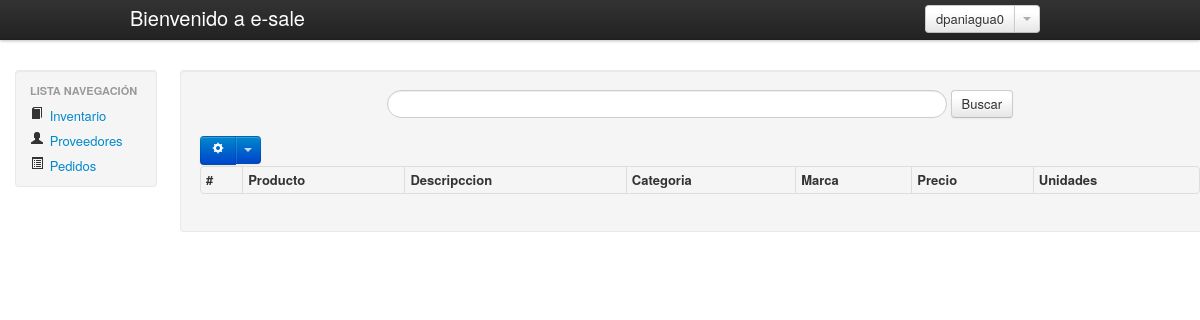
Before: /inventario/index.php (signed in) with the older database file.
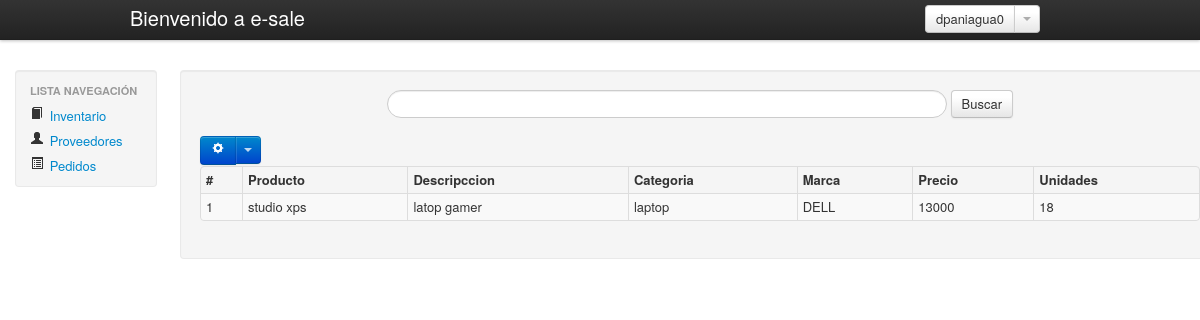
After: the same page with the newer database file.
### tables this page shows
CREATE TABLE `inventario` (
  `id_producto` bigint(20) NOT NULL AUTO_INCREMENT,
  `nombre` varchar(45) NOT NULL,
  `precio_venta` double NOT NULL,
  `id_categoria` bigint(20) NOT NULL,
  `id_marca` bigint(20) NOT NULL,
  `descripccion` text NOT NULL,
  `existencia` int(11) NOT NULL,
  PRIMARY KEY (`id_producto`),
  KEY `fk_producto_categoria1` (`id_categoria`),
  KEY `fk_producto_marca1` (`id_marca`),
  CONSTRAINT `fk_producto_categoria1` FOREIGN KEY (`id_categoria`) REFERENCES `categoria` (`id_categoria`) ON DELETE NO ACTION ON UPDATE NO ACTION,
  CONSTRAINT `fk_producto_marca1` FOREIGN KEY (`id_marca`) REFERENCES `marca` (`id_marca`) ON DELETE NO ACTION ON UPDATE NO ACTION
);

CREATE TABLE `categoria` (
  `id_categoria` bigint(20) NOT NULL AUTO_INCREMENT,
  `categoria` varchar(45) NOT NULL,
  PRIMARY KEY (`id_categoria`)
);

CREATE TABLE `marca` (
  `id_marca` bigint(20) NOT NULL AUTO_INCREMENT,
  `marca` varchar(45) NOT NULL,
  PRIMARY KEY (`id_marca`)
);

### inventario/inventoryTable.php (the view, shortened to what this page needs)
<table class="table table-striped table-bordered table-condensed">
  <thead>
    <tr>
      <th>#</th>
      <th>Producto</th>
      <th>Descripccion</th>
      <th>Categoria</th>
      <th>Marca</th>
      <th>Precio</th>
      <th>Unidades</th>
    </tr>
  </thead>
  <tbody>
    <?php
    $consultaInventory = "select i.id_producto, i.nombre, i.precio_venta, m.marca,c.categoria, i.descripccion, i.existencia from inventario i
                left join categoria c on c.id_categoria = i.id_categoria
                left join marca m on m.id_marca = i.id_marca";
    $resultInventory = mysql_query($consultaInventory);
    while ($fila = mysql_fetch_array($resultInventory)) {
      $id_producto = $fila['id_producto'];
      $producto = $fila['nombre'];
      $precio = $fila['precio_venta'];
      $marca = $fila['marca'];
      $categoria = $fila['categoria'];
      $descripccion = $fila['descripccion'];
      $existencia = $fila['existencia'];
      echo "          <tr>
                          <td class='id-combi'>$id_producto</td>
                          <td>$producto</td>
                          <td>$descripccion</td>
                          <td>$categoria</td>
                          <td>$marca</td>
                          <td>$precio</td>
                          <td>$existencia</td>
                    </tr>";
    }
    ?>
  </tbody>
</table>

### inventario/index.php (shortened to what this page needs)
<!DOCTYPE html>
<html>
  <head>
    <link href="../bootstrap/css/bootstrap.css" rel="stylesheet"/>
    <link href="../bootstrap/css/default.css" rel="stylesheet"/>
  </head>
  <body>
    <?php
    include("../TopBar.php");
    ?>
    <div>
      <div class="row">
        <?php include("../MenuNavegacion.php"); ?>
        <div class="well main-container" >
          <div>
            <form class="form-search" style="text-align: center">
              <input type="text" class="input-xxlarge search-query"/>
              <button type="submit" class="btn">Buscar</button>
            </form>
          </div>
          <div class="btn-group nav-action">
            <a class="btn btn-primary" href="#"><i class="icon-white icon-cog"></i></a>
            <a class="btn btn-primary dropdown-toggle" data-toggle="dropdown" href="#">
              <span class="caret"></span>
            </a>
          </div>
          <div>
            <?php include("inventoryTable.php"); ?>
          </div>
        </div>
      </div>
    </div>
  </body>
</html>

### TopBar.php (shortened to what this page needs)
<div class="navbar navbar-fixed-top">
  <div class="navbar-inner">
    <div class="container">
      <div class="btn-toolbar" style="margin-top: 0px;margin-bottom: 0px;">
        <a class="brand" href="inicio.php">Bienvenido a e-sale</a>
        <div class="btn-group nav-user">
          <a class="btn" href="#"><?php echo $_SESSION['login_user']; ?></a>
          <a class="btn dropdown-toggle" data-toggle="dropdown" href="#">
            <span class="caret"></span>
          </a>
        </div>
      </div>
    </div>
  </div>
</div>

### MenuNavegacion.php
<div class="well span2 nav-menu">
  <div class="clearfix">
    <ul class="nav nav-list">
      <li class="nav-header">Lista navegación</li>
      <li>
        <a href="../inventario/index.php">
          <i class="icon-book"></i>
          Inventario
        </a>
      </li>
      <li>
        <a href="#">
          <i class="icon-user"></i>
          Proveedores
        </a>
      </li>
      <li>
        <a href="#">
          <i class="icon-list-alt"></i>
          Pedidos
        </a>
      </li>
    </ul>
  </div>
</div>

Changed rows visible on the page:
added inventario: id_producto "1", nombre "studio xps", descripccion "latop gamer", id_categoria.categoria "laptop", id_marca.marca "DELL", precio_venta "13000", existencia "18"
